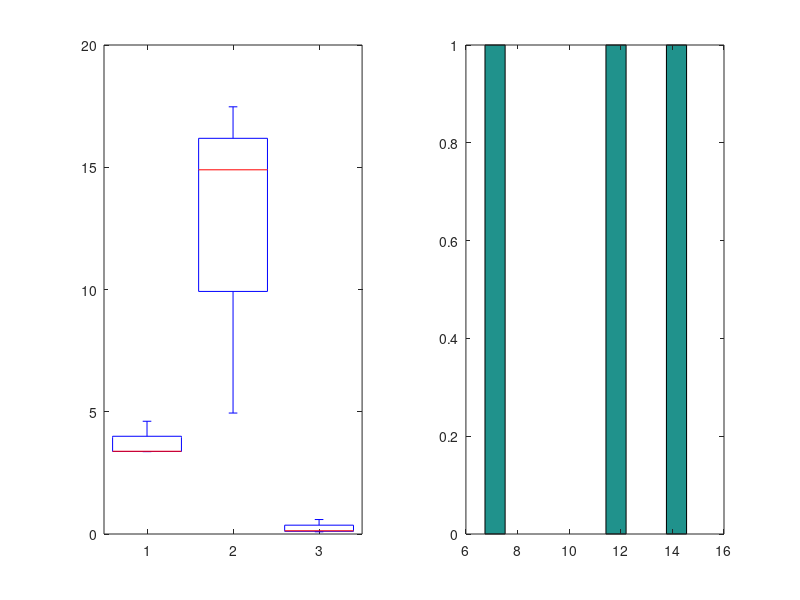

The MATLAB source for this figure:
clc
clear all
n=10;
itr_say=3;
Tablo=[];
T1=[];
for i=1:itr_say
    X=exprnd(3,n,1)
    ort=mean(X)
    varyans=var(X);
    mod=mode(X);
    maks=max(X);
    Tablo=[Tablo;ort,varyans,mod,maks]
end
T1=[Tablo(:,1),Tablo(:,2),Tablo(:,3)]
T2=[Tablo(:,4)]
subplot(1,2,1)
boxplot(T1)
subplot(1,2,2)
hist(T2)